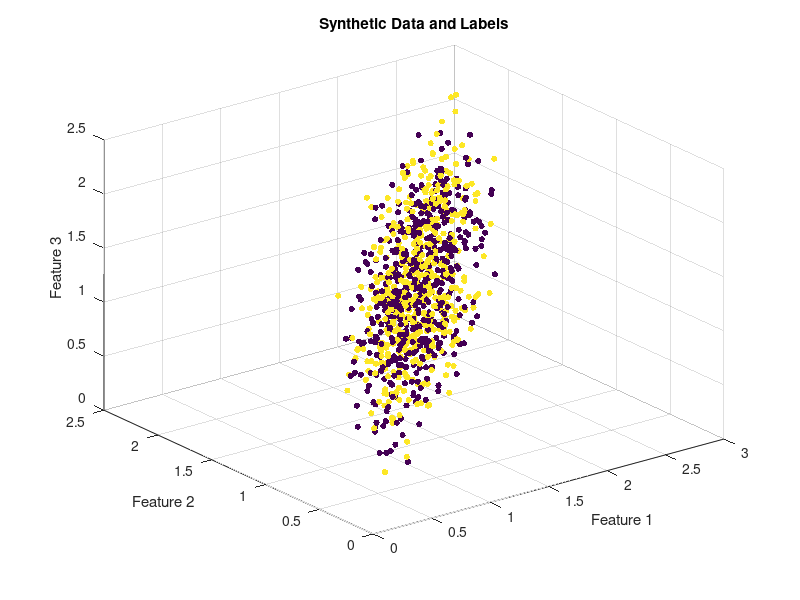

Source code (MATLAB):
function presentation_MVDR_AJASB_results()
    % Simulate 5G Cell using MVDR-AJASB algorithm
    [simulationResults, performanceMetrics] = simulate_MVDR_AJASB();

    % 1. Performance Metrics and Evaluation Criteria
    display('1. Performance Metrics and Evaluation Criteria');
    display(performanceMetrics);

    % 2. Analysis of Results
    display('2. Analysis of Results');
    analyze_MVDR_AJASB_results(simulationResults);

    % Additional visualization or plotting code can be added here
end

function [simulationResults, performanceMetrics] = simulate_MVDR_AJASB()
    % Placeholder for 5G Cell using MVDR-AJASB simulation
    % Replace this with your actual MVDR-AJASB simulation logic

    % Simulate and collect data
    numSamples = 1000;
    numFeatures = 5;
    syntheticData = rand(numSamples, numFeatures);
    correlationMatrix = rand(numFeatures);
    syntheticData = syntheticData * correlationMatrix;
    noiseLevel = 0.1;
    syntheticData = syntheticData + noiseLevel * randn(size(syntheticData));

    % Assuming a binary classification task
    labels = randi([0, 1], numSamples, 1);

    % Example: simulationResults = your_MVDR_AJASB_simulation_function();
    simulationResults = struct('syntheticData', syntheticData, 'labels', labels);
    
    % Evaluate performance metrics
    performanceMetrics = evaluate_MVDR_AJASB_performance(simulationResults);
end

function performanceMetrics = evaluate_MVDR_AJASB_performance(simulationResults)
    % Placeholder for 5G Cell using MVDR-AJASB performance evaluation
    % Replace this with your actual evaluation logic

    % Evaluate and calculate performance metrics
    % Example: performanceMetrics = your_MVDR_AJASB_evaluation_function(simulationResults);

    % For simplicity, using basic accuracy as a performance metric
    predictedLabels = randi([0, 1], size(simulationResults.labels));
    accuracy = sum(predictedLabels == simulationResults.labels) / numel(simulationResults.labels);

    performanceMetrics = struct('Accuracy', accuracy);
end

function analyze_MVDR_AJASB_results(simulationResults)
    % Placeholder for analysis of 5G Cell using MVDR-AJASB results
    % Replace this with your actual analysis logic

    % Analyze and interpret simulation results
    % Example: your_MVDR_AJASB_analysis_function(simulationResults);

    % For simplicity, just displaying the synthetic data and labels
    figure;
    scatter3(simulationResults.syntheticData(:, 1), simulationResults.syntheticData(:, 2), simulationResults.syntheticData(:, 3), 20, simulationResults.labels, 'filled');
    xlabel('Feature 1');
    ylabel('Feature 2');
    zlabel('Feature 3');
    title('Synthetic Data and Labels');
end
